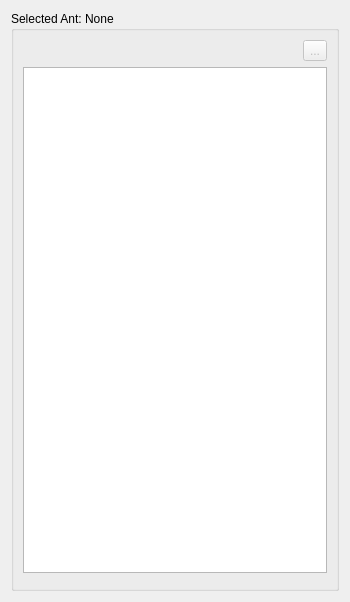
<?xml version="1.0" encoding="UTF-8"?>
<ui version="4.0">
 <class>AntIdentificationWidget</class>
 <widget class="QWidget" name="AntIdentificationWidget">
  <property name="geometry">
   <rect>
    <x>0</x>
    <y>0</y>
    <width>350</width>
    <height>602</height>
   </rect>
  </property>
  <property name="sizePolicy">
   <sizepolicy hsizetype="Preferred" vsizetype="MinimumExpanding">
    <horstretch>0</horstretch>
    <verstretch>0</verstretch>
   </sizepolicy>
  </property>
  <property name="windowTitle">
   <string>Form</string>
  </property>
  <layout class="QHBoxLayout" name="horizontalLayout">
   <item>
    <widget class="QGroupBox" name="groupBox">
     <property name="title">
      <string>Selected Ant: None</string>
     </property>
     <layout class="QVBoxLayout" name="verticalLayout">
      <item>
       <layout class="QHBoxLayout" name="horizontalLayout_2">
        <item>
         <spacer name="horizontalSpacer">
          <property name="orientation">
           <enum>Qt::Horizontal</enum>
          </property>
          <property name="sizeHint" stdset="0">
           <size>
            <width>40</width>
            <height>20</height>
           </size>
          </property>
         </spacer>
        </item>
        <item>
         <widget class="QToolButton" name="removeButton">
          <property name="enabled">
           <bool>false</bool>
          </property>
          <property name="text">
           <string>...</string>
          </property>
          <property name="icon">
           <iconset theme="list-remove"/>
          </property>
         </widget>
        </item>
       </layout>
      </item>
      <item>
       <widget class="QTableView" name="tableView">
        <attribute name="verticalHeaderVisible">
         <bool>false</bool>
        </attribute>
       </widget>
      </item>
      <item>
       <widget class="IdentificationEditorWidget" name="identificationEditor" native="true">
        <property name="minimumSize">
         <size>
          <width>0</width>
          <height>0</height>
         </size>
        </property>
       </widget>
      </item>
     </layout>
    </widget>
   </item>
  </layout>
 </widget>
 <customwidgets>
  <customwidget>
   <class>IdentificationEditorWidget</class>
   <extends>QWidget</extends>
   <header location="global">fort-studio/widget/IdentificationEditorWidget.hpp</header>
   <container>1</container>
  </customwidget>
 </customwidgets>
 <resources/>
 <connections/>
</ui>
